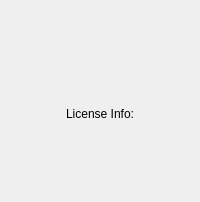
             <widget class="QWidget" name="aboutPage">
              <layout class="QGridLayout" name="accountGLayout">
               <item row="0" column="0">
                <widget class="QLabel" name="agencyLabel">
                 <property name="pixmap">
                  <pixmap resource="Resources.qrc">:/Images/images/icon_agency.png</pixmap>
                 </property>
                 <property name="scaledContents">
                  <bool>false</bool>
                 </property>
                 <property name="alignment">
                  <set>Qt::AlignHCenter</set>
                 </property>
                </widget>
               </item>
               <item row="1" column="0">
                <widget class="QLabel" name="agencyNameLabel">
                 <property name="minimumSize">
                  <size>
                   <width>0</width>
                   <height>40</height>
                  </size>
                 </property>
                 <property name="alignment">
                  <set>Qt::AlignHCenter|Qt::AlignTop</set>
                 </property>
                </widget>
               </item>
               <item row="2" column="0">
                <widget class="QLabel" name="titleLabel">
                 <property name="minimumSize">
                  <size>
                   <width>0</width>
                   <height>24</height>
                  </size>
                 </property>
                 <property name="alignment">
                  <set>Qt::AlignCenter</set>
                 </property>
                </widget>
               </item>
               <item row="3" column="0">
                <widget class="QLabel" name="registrationLabel">
                 <property name="text">
                  <string>License Info:</string>
                 </property>
                 <property name="alignment">
                  <set>Qt::AlignCenter</set>
                 </property>
                </widget>
               </item>
               <item row="4" column="0">
                <widget class="QLabel" name="licenseInfoLabel">
                 <property name="minimumSize">
                  <size>
                   <width>0</width>
                   <height>24</height>
                  </size>
                 </property>
                 <property name="alignment">
                  <set>Qt::AlignCenter</set>
                 </property>
                </widget>
               </item>
               <item row="5" column="0">
                <spacer name="gridVSpacer4">
                 <property name="orientation">
                  <enum>Qt::Vertical</enum>
                 </property>
                 <property name="sizeHint" stdset="0">
                  <size>
                   <width>20</width>
                   <height>40</height>
                  </size>
                 </property>
                </spacer>
               </item>
              </layout>
             </widget>
